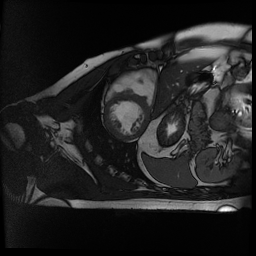
#> input picture Create_real_data/7/mri_image.gif, 256 x 256 px
$ python gif_to_image.py
#> lines starting #> are read from the running program, lines starting #| are printed output that depends on the picture
from PIL import Image
import os

# Define the path to your GIF file and the directory to save frames
gif_path = 'mri_image.gif'
output_dir = 'frames'
os.makedirs(output_dir, exist_ok=True)

# Open the GIF
with Image.open(gif_path) as img:
    # Ensure the file is an animated GIF
#> img is the input picture: PIL image 256x256 P; min 0, max 255, mean 34.2
    if img.is_animated:
        # Loop through each frame (up to 14 frames)
        for frame in range(14):
            # Set the GIF to the correct frame
            img.seek(frame)
            # Save the frame as a separate image
            frame_path = os.path.join(output_dir, f'frame_{frame:02d}.png')
            img.save(frame_path, format='PNG')
            print(f'Saved {frame_path}')
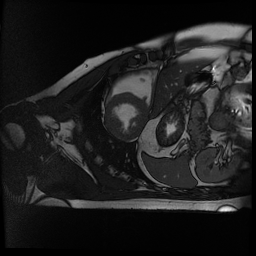
#> img: PIL image 256x256 RGB; min 0, max 255, mean 31.1
    else:
        print("This GIF does not have multiple frames.")
